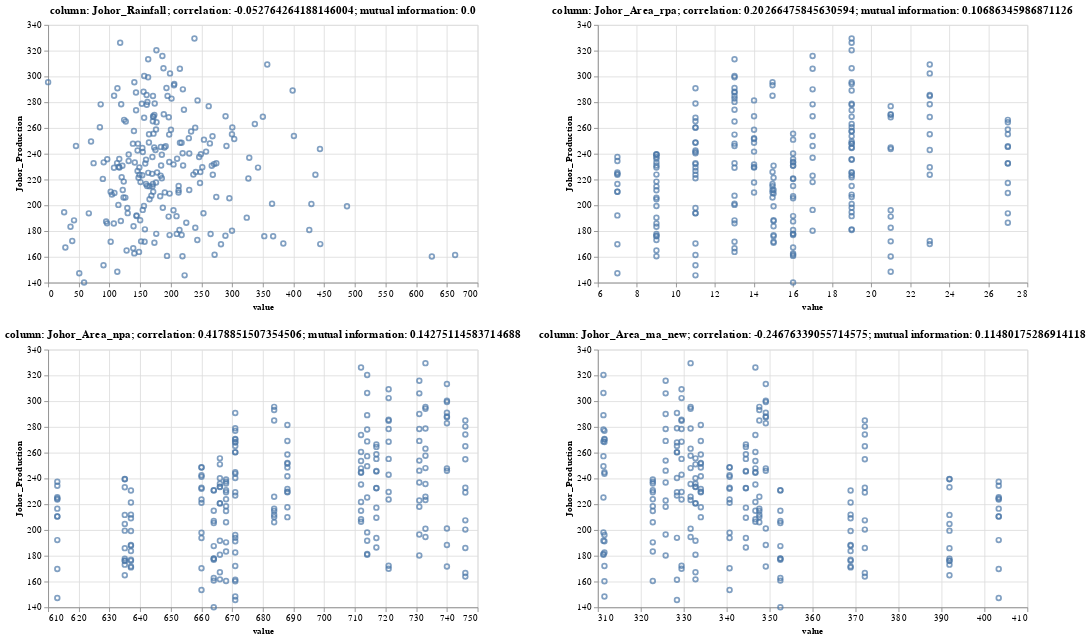

The notebook cell saved with this chart:
### Code cell
from correlation_analysis import get_feature_importance_df, get_random_forest_importances, print_corr_anal, plot_correlations, part_autocorrelation
plot_correlations(X[cols])

### Figure 1 — Vega-Lite specification as saved in the notebook (floating-point values rounded to 4 significant figures; data arrays with more than 128 entries replaced by an {"elided": "..."} marker saying what was removed)
{"$schema": "https://vega.github.io/schema/vega-lite/v4.8.1.json", "columns": 2, "concat": [{"encoding": {"x": {"field": "value", "scale": {"zero": false}, "type": "quantitative"}, "y": {"field": "Johor_Production", "scale": {"zero": false}, "type": "quantitative"}}, "height": 300, "mark": "point", "title": "column: Johor_Rainfall; correlation: -0.052764264188146004; mutual information: 0.0", "transform": [{"filter": {"equal": "Johor_Rainfall", "field": "variable"}}], "width": 500}, {"encoding": {"x": {"field": "value", "scale": {"zero": false}, "type": "quantitative"}, "y": {"field": "Johor_Production", "scale": {"zero": false}, "type": "quantitative"}}, "height": 300, "mark": "point", "title": "column: Johor_Area_rpa; correlation: 0.20266475845630594; mutual information: 0.10686345986871126", "transform": [{"filter": {"equal": "Johor_Area_rpa", "field": "variable"}}], "width": 500}, {"encoding": {"x": {"field": "value", "scale": {"zero": false}, "type": "quantitative"}, "y": {"field": "Johor_Production", "scale": {"zero": false}, "type": "quantitative"}}, "height": 300, "mark": "point", "title": "column: Johor_Area_npa; correlation: 0.4178851507354506; mutual information: 0.14275114583714688", "transform": [{"filter": {"equal": "Johor_Area_npa", "field": "variable"}}], "width": 500}, {"encoding": {"x": {"field": "value", "scale": {"zero": false}, "type": "quantitative"}, "y": {"field": "Johor_Production", "scale": {"zero": false}, "type": "quantitative"}}, "height": 300, "mark": "point", "title": "column: Johor_Area_ma_new; correlation: -0.24676339055714575; mutual information: 0.11480175286914118", "transform": [{"filter": {"equal": "Johor_Area_ma_new", "field": "variable"}}], "width": 500}], "config": {"axis": {"labelFontSize": 11, "titleFontSize": 11}, "title": {"fontSize": 13}, "view": {"continuousHeight": 300, "continuousWidth": 400}}, "data": {"name": "data-ceba8b99d49b4b757c136328cc14c354"}, "datasets": {"data-ceba8b99d49b4b757c136328cc14c354": {"elided": "1120 records"}}, "resolve": {"axis": {"x": "independent", "y": "independent"}, "scale": {"x": "independent", "y": "independent"}}}
